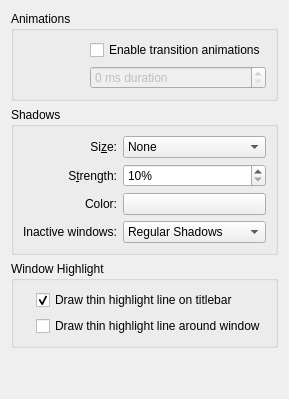
     <widget class="QWidget" name="tab_2">
      <attribute name="title">
       <string>Effects</string>
      </attribute>
      <layout class="QVBoxLayout" name="verticalLayout">
       <item>
        <widget class="QGroupBox" name="groupBox_4">
         <property name="title">
          <string>Animations</string>
         </property>
         <layout class="QGridLayout" name="gridLayout_8">
          <item row="1" column="1">
           <widget class="QSpinBox" name="animationsDuration">
            <property name="enabled">
             <bool>false</bool>
            </property>
            <property name="sizePolicy">
             <sizepolicy hsizetype="Minimum" vsizetype="Fixed">
              <horstretch>2</horstretch>
              <verstretch>0</verstretch>
             </sizepolicy>
            </property>
            <property name="whatsThis">
             <string extracomment="Sets a duration for the animations to play in milliseconds."/>
            </property>
            <property name="suffix">
             <string> ms duration</string>
            </property>
            <property name="prefix">
             <string/>
            </property>
            <property name="maximum">
             <number>500</number>
            </property>
           </widget>
          </item>
          <item row="0" column="1">
           <widget class="QCheckBox" name="animationsEnabled">
            <property name="sizePolicy">
             <sizepolicy hsizetype="Minimum" vsizetype="Fixed">
              <horstretch>1</horstretch>
              <verstretch>0</verstretch>
             </sizepolicy>
            </property>
            <property name="whatsThis">
             <string extracomment="Enable or disable animations."/>
            </property>
            <property name="text">
             <string>Enable transition animations</string>
            </property>
           </widget>
          </item>
          <item row="0" column="0">
           <widget class="QLabel" name="label_14">
            <property name="sizePolicy">
             <sizepolicy hsizetype="Preferred" vsizetype="Preferred">
              <horstretch>1</horstretch>
              <verstretch>0</verstretch>
             </sizepolicy>
            </property>
            <property name="text">
             <string/>
            </property>
           </widget>
          </item>
         </layout>
        </widget>
       </item>
       <item>
        <widget class="QGroupBox" name="groupBox_5">
         <property name="title">
          <string>Shadows</string>
         </property>
         <layout class="QGridLayout" name="gridLayout_5">
          <item row="2" column="1">
           <widget class="KColorButton" name="shadowColor">
            <property name="whatsThis">
             <string extracomment="Choose a color for the shadows to use."/>
            </property>
           </widget>
          </item>
          <item row="3" column="1">
           <widget class="QComboBox" name="inactiveShadowBehaviour">
            <property name="enabled">
             <bool>true</bool>
            </property>
            <property name="whatsThis">
             <string extracomment="Select strength of inactive windows' shadows."/>
            </property>
            <item>
             <property name="text">
              <string>Regular Shadows</string>
             </property>
            </item>
            <item>
             <property name="text">
              <string>Light Shadows</string>
             </property>
            </item>
            <item>
             <property name="text">
              <string>No Shadows</string>
             </property>
            </item>
           </widget>
          </item>
          <item row="3" column="0" alignment="Qt::AlignRight">
           <widget class="QLabel" name="label_12">
            <property name="text">
             <string>Inactive windows:</string>
            </property>
           </widget>
          </item>
          <item row="1" column="1">
           <widget class="QSpinBox" name="shadowStrength">
            <property name="whatsThis">
             <string extracomment="Select the intensity of the shadows. Higher strength means more pronounced shadows."/>
            </property>
            <property name="suffix">
             <string>%</string>
            </property>
            <property name="minimum">
             <number>10</number>
            </property>
            <property name="maximum">
             <number>100</number>
            </property>
           </widget>
          </item>
          <item row="0" column="1">
           <widget class="QComboBox" name="shadowSize">
            <property name="sizePolicy">
             <sizepolicy hsizetype="Preferred" vsizetype="Fixed">
              <horstretch>2</horstretch>
              <verstretch>0</verstretch>
             </sizepolicy>
            </property>
            <property name="whatsThis">
             <string extracomment="Select a size for shadows to draw under windows."/>
            </property>
            <item>
             <property name="text">
              <string comment="@item:inlistbox Button size:">None</string>
             </property>
            </item>
            <item>
             <property name="text">
              <string comment="@item:inlistbox Button size:">Small</string>
             </property>
            </item>
            <item>
             <property name="text">
              <string comment="@item:inlistbox Button size:">Medium</string>
             </property>
            </item>
            <item>
             <property name="text">
              <string comment="@item:inlistbox Button size:">Large</string>
             </property>
            </item>
            <item>
             <property name="text">
              <string comment="@item:inlistbox Button size:">Very Large</string>
             </property>
            </item>
           </widget>
          </item>
          <item row="2" column="0">
           <widget class="QLabel" name="label_5">
            <property name="text">
             <string>Color:</string>
            </property>
            <property name="alignment">
             <set>Qt::AlignRight|Qt::AlignTrailing|Qt::AlignVCenter</set>
            </property>
           </widget>
          </item>
          <item row="0" column="0">
           <widget class="QLabel" name="label">
            <property name="sizePolicy">
             <sizepolicy hsizetype="Preferred" vsizetype="Preferred">
              <horstretch>1</horstretch>
              <verstretch>0</verstretch>
             </sizepolicy>
            </property>
            <property name="text">
             <string>Si&amp;ze:</string>
            </property>
            <property name="alignment">
             <set>Qt::AlignRight|Qt::AlignTrailing|Qt::AlignVCenter</set>
            </property>
            <property name="buddy">
             <cstring>shadowSize</cstring>
            </property>
           </widget>
          </item>
          <item row="1" column="0">
           <widget class="QLabel" name="label_2">
            <property name="text">
             <string comment="strength of the shadow (from transparent to opaque)">S&amp;trength:</string>
            </property>
            <property name="alignment">
             <set>Qt::AlignRight|Qt::AlignTrailing|Qt::AlignVCenter</set>
            </property>
            <property name="buddy">
             <cstring>shadowStrength</cstring>
            </property>
           </widget>
          </item>
         </layout>
        </widget>
       </item>
       <item>
        <widget class="QGroupBox" name="groupBox_6">
         <property name="title">
          <string>Window Highlight</string>
         </property>
         <layout class="QGridLayout" name="gridLayout">
          <item row="1" column="1">
           <widget class="QCheckBox" name="drawHighlight">
            <property name="sizePolicy">
             <sizepolicy hsizetype="Minimum" vsizetype="Fixed">
              <horstretch>2</horstretch>
              <verstretch>0</verstretch>
             </sizepolicy>
            </property>
            <property name="toolTip">
             <string extracomment="This will draw a 1 pixel line around the inside of each window, to add further contrast. Will only work with borders all around the window. Use the 'hello shaders' KWin plugin to enable this effect without borders."/>
            </property>
            <property name="text">
             <string>Draw thin highlight line around window</string>
            </property>
           </widget>
          </item>
          <item row="1" column="0">
           <widget class="QLabel" name="label_13">
            <property name="sizePolicy">
             <sizepolicy hsizetype="Preferred" vsizetype="Preferred">
              <horstretch>1</horstretch>
              <verstretch>0</verstretch>
             </sizepolicy>
            </property>
            <property name="text">
             <string/>
            </property>
           </widget>
          </item>
          <item row="0" column="1">
           <widget class="QCheckBox" name="drawTitleHighlight">
            <property name="text">
             <string>Draw thin highlight line on titlebar</string>
            </property>
            <property name="checked">
             <bool>true</bool>
            </property>
           </widget>
          </item>
         </layout>
        </widget>
       </item>
       <item>
        <spacer name="verticalSpacer_2">
         <property name="orientation">
          <enum>Qt::Vertical</enum>
         </property>
         <property name="sizeHint" stdset="0">
          <size>
           <width>20</width>
           <height>40</height>
          </size>
         </property>
        </spacer>
       </item>
      </layout>
     </widget>
